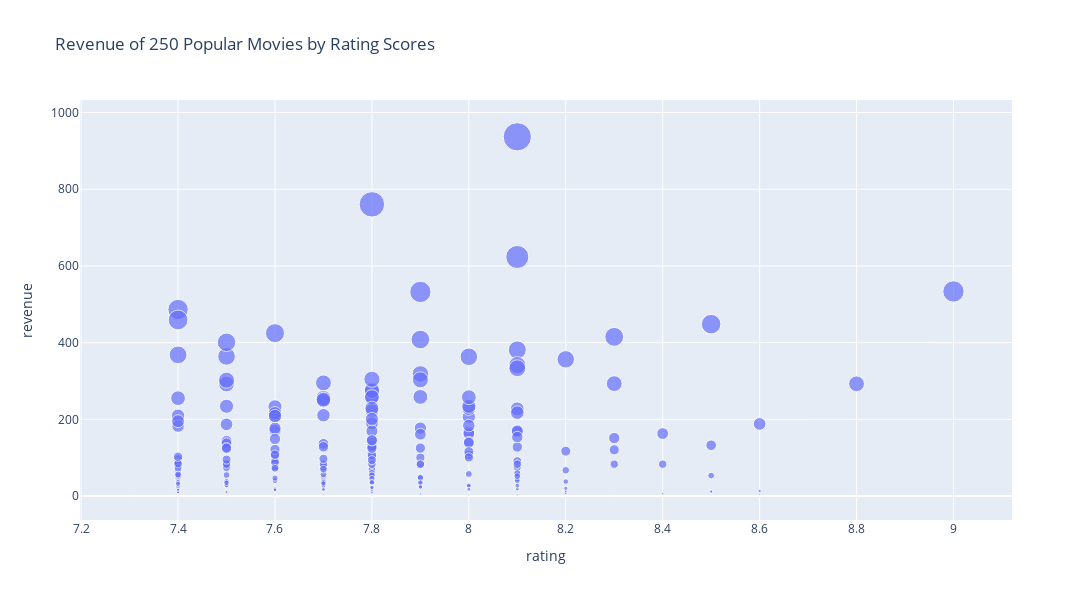

The cell this chart's notebook holds for it:
### Code cell
Show the revenue of 250 Popular Movies according to their rating points with a buble chart with the Plotly library
import plotly.express as px
bubble_data = df_top250[['rating', 'revenue', 'rank']]

fig = px.scatter(bubble_data, x='rating', y='revenue', size='revenue', 
                 hover_name='rank', title='Revenue of 250 Popular Movies by Rating Scores')
fig.update_layout(width=1100,height=600)

fig.show()

### Figure 1 — Plotly figure (JSON) as saved in the notebook; plotly's stock layout.template omitted (floating-point values rounded to 4 significant figures; data arrays with more than 128 entries replaced by an {"elided": "..."} marker saying what was removed)
{"data": [{"hovertemplate": "<b>%{hovertext}</b><br><br>rating=%{x}<br>revenue=%{marker.size}<extra></extra>", "hovertext": {"elided": "250 int values"}, "legendgroup": "", "marker": {"color": "#636efa", "size": {"elided": "250 float values"}, "sizemode": "area", "sizeref": 2.342, "symbol": "circle"}, "mode": "markers", "name": "", "orientation": "v", "showlegend": false, "type": "scatter", "x": {"elided": "250 float values"}, "xaxis": "x", "y": {"elided": "250 float values"}, "yaxis": "y"}], "layout": {"height": 600, "legend": {"itemsizing": "constant", "tracegroupgap": 0}, "title": {"text": "Revenue of 250 Popular Movies by Rating Scores"}, "width": 1100, "xaxis": {"anchor": "y", "autorange": true, "domain": [0, 1], "range": [7.198, 9.121], "title": {"text": "rating"}, "type": "linear"}, "yaxis": {"anchor": "x", "autorange": true, "domain": [0, 1], "range": [-62.57, 1033.0], "title": {"text": "revenue"}, "type": "linear"}}}
